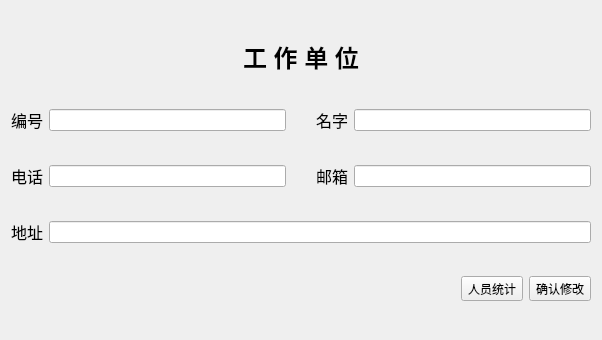
<?xml version="1.0" encoding="UTF-8"?>
<ui version="4.0">
 <class>DUnitInfo</class>
 <widget class="QWidget" name="DUnitInfo">
  <property name="geometry">
   <rect>
    <x>0</x>
    <y>0</y>
    <width>602</width>
    <height>340</height>
   </rect>
  </property>
  <property name="windowTitle">
   <string>单位详情</string>
  </property>
  <layout class="QVBoxLayout" name="verticalLayout">
   <item>
    <widget class="QLabel" name="label_title">
     <property name="maximumSize">
      <size>
       <width>16777215</width>
       <height>39</height>
      </size>
     </property>
     <property name="text">
      <string>&lt;html&gt;&lt;head/&gt;&lt;body&gt;&lt;p align=&quot;center&quot;&gt;&lt;span style=&quot; font-size:18pt; font-weight:600;&quot;&gt;工 作 单 位&lt;/span&gt;&lt;/p&gt;&lt;/body&gt;&lt;/html&gt;</string>
     </property>
    </widget>
   </item>
   <item>
    <layout class="QHBoxLayout" name="horizontalLayout_8" stretch="11,1,11">
     <item>
      <layout class="QHBoxLayout" name="horizontalLayout">
       <item>
        <widget class="QLabel" name="label_id">
         <property name="text">
          <string>&lt;html&gt;&lt;head/&gt;&lt;body&gt;&lt;p&gt;&lt;span style=&quot; font-size:12pt;&quot;&gt;编号&lt;/span&gt;&lt;/p&gt;&lt;/body&gt;&lt;/html&gt;</string>
         </property>
         <property name="textFormat">
          <enum>Qt::RichText</enum>
         </property>
        </widget>
       </item>
       <item>
        <widget class="QLineEdit" name="line_id"/>
       </item>
      </layout>
     </item>
     <item>
      <spacer name="horizontalSpacer_2">
       <property name="orientation">
        <enum>Qt::Horizontal</enum>
       </property>
       <property name="sizeHint" stdset="0">
        <size>
         <width>40</width>
         <height>20</height>
        </size>
       </property>
      </spacer>
     </item>
     <item>
      <layout class="QHBoxLayout" name="horizontalLayout_4">
       <item>
        <widget class="QLabel" name="label_name">
         <property name="text">
          <string>&lt;html&gt;&lt;head/&gt;&lt;body&gt;&lt;p&gt;&lt;span style=&quot; font-size:12pt;&quot;&gt;名字&lt;/span&gt;&lt;/p&gt;&lt;/body&gt;&lt;/html&gt;</string>
         </property>
         <property name="textFormat">
          <enum>Qt::RichText</enum>
         </property>
        </widget>
       </item>
       <item>
        <widget class="QLineEdit" name="line_name"/>
       </item>
      </layout>
     </item>
    </layout>
   </item>
   <item>
    <layout class="QHBoxLayout" name="horizontalLayout_9" stretch="11,1,11">
     <item>
      <layout class="QHBoxLayout" name="horizontalLayout_2">
       <item>
        <widget class="QLabel" name="label_phone">
         <property name="text">
          <string>&lt;html&gt;&lt;head/&gt;&lt;body&gt;&lt;p&gt;&lt;span style=&quot; font-size:12pt;&quot;&gt;电话&lt;/span&gt;&lt;/p&gt;&lt;/body&gt;&lt;/html&gt;</string>
         </property>
         <property name="textFormat">
          <enum>Qt::RichText</enum>
         </property>
        </widget>
       </item>
       <item>
        <widget class="QLineEdit" name="line_phone"/>
       </item>
      </layout>
     </item>
     <item>
      <spacer name="horizontalSpacer_3">
       <property name="orientation">
        <enum>Qt::Horizontal</enum>
       </property>
       <property name="sizeHint" stdset="0">
        <size>
         <width>40</width>
         <height>20</height>
        </size>
       </property>
      </spacer>
     </item>
     <item>
      <layout class="QHBoxLayout" name="horizontalLayout_5">
       <item>
        <widget class="QLabel" name="label_email">
         <property name="text">
          <string>&lt;html&gt;&lt;head/&gt;&lt;body&gt;&lt;p&gt;&lt;span style=&quot; font-size:12pt;&quot;&gt;邮箱&lt;/span&gt;&lt;/p&gt;&lt;/body&gt;&lt;/html&gt;</string>
         </property>
         <property name="textFormat">
          <enum>Qt::RichText</enum>
         </property>
        </widget>
       </item>
       <item>
        <widget class="QLineEdit" name="line_email"/>
       </item>
      </layout>
     </item>
    </layout>
   </item>
   <item>
    <layout class="QHBoxLayout" name="horizontalLayout_3">
     <item>
      <widget class="QLabel" name="label_address">
       <property name="text">
        <string>&lt;html&gt;&lt;head/&gt;&lt;body&gt;&lt;p&gt;&lt;span style=&quot; font-size:12pt;&quot;&gt;地址&lt;/span&gt;&lt;/p&gt;&lt;/body&gt;&lt;/html&gt;</string>
       </property>
       <property name="textFormat">
        <enum>Qt::RichText</enum>
       </property>
      </widget>
     </item>
     <item>
      <widget class="QLineEdit" name="line_address"/>
     </item>
    </layout>
   </item>
   <item>
    <layout class="QHBoxLayout" name="horizontalLayout_6">
     <item>
      <spacer name="horizontalSpacer">
       <property name="orientation">
        <enum>Qt::Horizontal</enum>
       </property>
       <property name="sizeHint" stdset="0">
        <size>
         <width>218</width>
         <height>20</height>
        </size>
       </property>
      </spacer>
     </item>
     <item>
      <widget class="QToolButton" name="btn_staff">
       <property name="text">
        <string>人员统计</string>
       </property>
       <property name="icon">
        <iconset resource="MainWin.qrc">
         <normaloff>:/Icon/Resources/图标/business_man_consultancy_staff_user_128px_107_easyicon.net.ico</normaloff>:/Icon/Resources/图标/business_man_consultancy_staff_user_128px_107_easyicon.net.ico</iconset>
       </property>
       <property name="toolButtonStyle">
        <enum>Qt::ToolButtonTextBesideIcon</enum>
       </property>
      </widget>
     </item>
     <item>
      <widget class="QToolButton" name="btn_confirm">
       <property name="text">
        <string>确认修改</string>
       </property>
       <property name="icon">
        <iconset resource="MainWin.qrc">
         <normaloff>:/Icon/Resources/图标/accept_approve_comfirm_ok_tick_yes.png</normaloff>:/Icon/Resources/图标/accept_approve_comfirm_ok_tick_yes.png</iconset>
       </property>
       <property name="toolButtonStyle">
        <enum>Qt::ToolButtonTextBesideIcon</enum>
       </property>
      </widget>
     </item>
    </layout>
   </item>
  </layout>
 </widget>
 <layoutdefault spacing="6" margin="11"/>
 <resources>
  <include location="MainWin.qrc"/>
 </resources>
 <connections/>
</ui>
